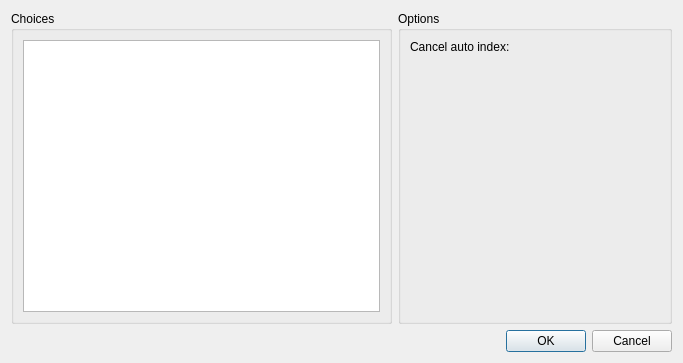
<?xml version="1.0" encoding="UTF-8"?>
<ui version="4.0">
 <class>DialogCommandDisplayChoice</class>
 <widget class="QDialog" name="DialogCommandDisplayChoice">
  <property name="geometry">
   <rect>
    <x>0</x>
    <y>0</y>
    <width>683</width>
    <height>363</height>
   </rect>
  </property>
  <property name="windowTitle">
   <string>Display a choice...</string>
  </property>
  <layout class="QGridLayout" name="gridLayout_3">
   <item row="0" column="0">
    <layout class="QVBoxLayout" name="verticalLayout_2" stretch="1,0">
     <item>
      <layout class="QHBoxLayout" name="horizontalLayout" stretch="1,0">
       <item>
        <widget class="QGroupBox" name="groupBox">
         <property name="title">
          <string>Choices</string>
         </property>
         <layout class="QGridLayout" name="gridLayout_2">
          <item row="0" column="0">
           <widget class="WidgetSuperTree" name="treeViewChoices">
            <attribute name="headerVisible">
             <bool>false</bool>
            </attribute>
           </widget>
          </item>
         </layout>
        </widget>
       </item>
       <item>
        <widget class="QGroupBox" name="groupBox_2">
         <property name="title">
          <string>Options</string>
         </property>
         <layout class="QGridLayout" name="gridLayout">
          <item row="0" column="0">
           <layout class="QVBoxLayout" name="verticalLayout" stretch="0,0,1">
            <item>
             <widget class="QLabel" name="labelCancelAutoIndex">
              <property name="text">
               <string>Cancel auto index:</string>
              </property>
             </widget>
            </item>
            <item>
             <widget class="PanelPrimitiveValue" name="panelPrimitiveCancelAutoIndex" native="true">
              <property name="minimumSize">
               <size>
                <width>250</width>
                <height>27</height>
               </size>
              </property>
              <property name="maximumSize">
               <size>
                <width>250</width>
                <height>27</height>
               </size>
              </property>
             </widget>
            </item>
            <item>
             <spacer name="verticalSpacer">
              <property name="orientation">
               <enum>Qt::Vertical</enum>
              </property>
              <property name="sizeHint" stdset="0">
               <size>
                <width>238</width>
                <height>178</height>
               </size>
              </property>
             </spacer>
            </item>
           </layout>
          </item>
         </layout>
        </widget>
       </item>
      </layout>
     </item>
     <item>
      <widget class="QDialogButtonBox" name="buttonBox">
       <property name="orientation">
        <enum>Qt::Horizontal</enum>
       </property>
       <property name="standardButtons">
        <set>QDialogButtonBox::Cancel|QDialogButtonBox::Ok</set>
       </property>
      </widget>
     </item>
    </layout>
   </item>
  </layout>
 </widget>
 <customwidgets>
  <customwidget>
   <class>PanelPrimitiveValue</class>
   <extends>QWidget</extends>
   <header>panelprimitivevalue.h</header>
   <container>1</container>
  </customwidget>
  <customwidget>
   <class>WidgetSuperTree</class>
   <extends>QTreeView</extends>
   <header>widgetsupertree.h</header>
  </customwidget>
 </customwidgets>
 <resources/>
 <connections>
  <connection>
   <sender>buttonBox</sender>
   <signal>accepted()</signal>
   <receiver>DialogCommandDisplayChoice</receiver>
   <slot>accept()</slot>
   <hints>
    <hint type="sourcelabel">
     <x>248</x>
     <y>254</y>
    </hint>
    <hint type="destinationlabel">
     <x>157</x>
     <y>274</y>
    </hint>
   </hints>
  </connection>
  <connection>
   <sender>buttonBox</sender>
   <signal>rejected()</signal>
   <receiver>DialogCommandDisplayChoice</receiver>
   <slot>reject()</slot>
   <hints>
    <hint type="sourcelabel">
     <x>316</x>
     <y>260</y>
    </hint>
    <hint type="destinationlabel">
     <x>286</x>
     <y>274</y>
    </hint>
   </hints>
  </connection>
 </connections>
</ui>
